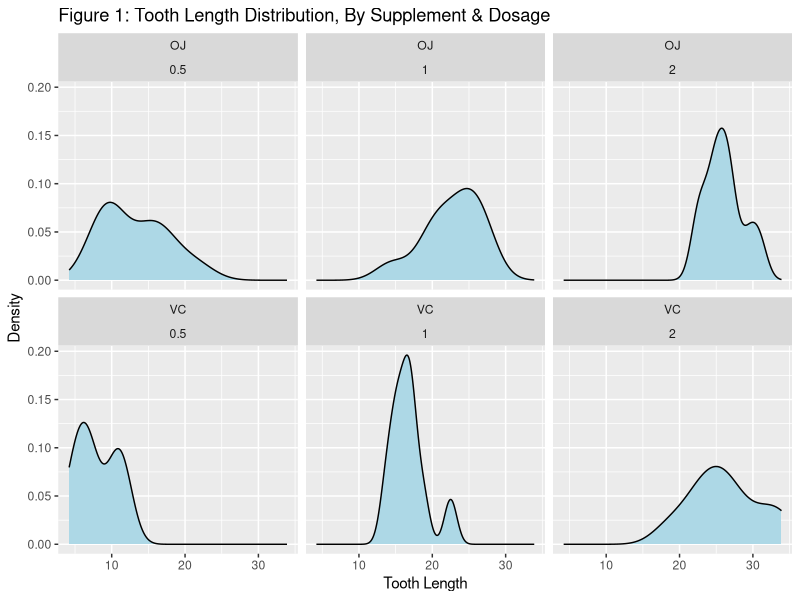

The R script that drew this image: (Note: this script raises an error after producing the figure.)
## ---- chunk 1
library(datasets)
suppressPackageStartupMessages(library(dplyr))
suppressPackageStartupMessages(library(ggplot2))

# Load ToothGrowth data: The Effect of Vitamin C on Tooth Growth in Guinea Pigs
# Variable List:
# len = Tooth length
# supp = Supplement type (VC = ascorbic acid, OJ = orange juice)
# dose = Dose in milligrams/day
data(ToothGrowth)

# Calculate summary statistics for tooth length, by supplement and dosage
summarize(group_by(ToothGrowth, supp, dose), mean = mean(len), sd = sd(len),
          min = min(len), max = max(len))
## ---- chunk 2
# Plot the distribution of tooth length, by supplement and dosage
# It appears that OJ has greater tooth lengths across lower dosages, and similar
# lengths at the highest dosage
ggplot(ToothGrowth, aes(len)) + 
        geom_density(fill = "lightblue") + 
        facet_wrap(~supp + dose) + 
        ggtitle("Figure 1: Tooth Length Distribution, By Supplement & Dosage") +
        labs(x = "Tooth Length", y = "Density")
## ---- chunk 3
t.test(ToothGrowth$len ~ ToothGrowth$supp, paired = FALSE)
## ---- chunk 4
# Low Dose: Difference in mean highly significiant
lowdose <- filter(ToothGrowth, dose == 0.5)
low <- t.test(lowdose$len ~ lowdose$supp, paired = FALSE)
ci1 <- low$conf.int[1:2]
mu1 <- low$estimate[1] - low$estimate[2]

# Moderate Dose: Difference in mean highly significiant
meddose <- filter(ToothGrowth, dose == 1)
med <- t.test(meddose$len ~ meddose$supp, paired = FALSE)
ci2 <- med$conf.int[1:2]
mu2 <- med$estimate[1] - med$estimate[2]

# High Dose: Null is not rejected, CI is very wide
highdose <- filter(ToothGrowth, dose == 2)
high <- t.test(highdose$len ~ highdose$supp, paired = FALSE)
ci3 <- high$conf.int[1:2]
mu3 <- high$estimate[1] - high$estimate[2]

ci_intervals <- cbind(rbind(ci1, ci2, ci3),
                           dose = c(0.5, 1, 2),
                        mean = c(mu1, mu2, mu3))
ci_intervals <- data.frame(ci_intervals)
ci_intervals <- rename(ci_intervals, lower = V1, higher = V2)

g <- ggplot(ci_intervals, aes(x = dose, y = mean)) +
        geom_point(size = 4) +
        geom_errorbar(aes(ymax = higher, ymin = lower)) +
        geom_hline(yintercept = 0, size = 1) +
        labs(x = "Dose", y = "95% Confidence Interval") +
        ggtitle("Figure 2: Difference Between OJ and VC Group Means, By Dose")
g
